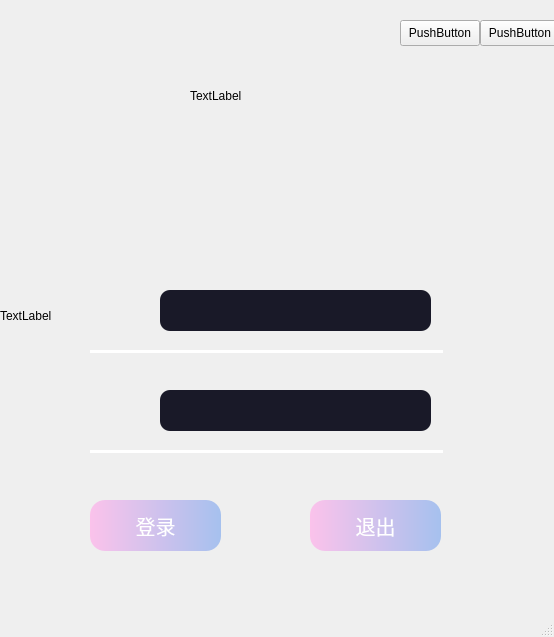
<?xml version="1.0" encoding="UTF-8"?>
<ui version="4.0">
 <class>Ui_Login</class>
 <widget class="QMainWindow" name="Ui_Login">
  <property name="geometry">
   <rect>
    <x>0</x>
    <y>0</y>
    <width>554</width>
    <height>637</height>
   </rect>
  </property>
  <property name="windowTitle">
   <string>MainWindow</string>
  </property>
  <widget class="QWidget" name="centralwidget">
   <widget class="QLabel" name="label_1">
    <property name="geometry">
     <rect>
      <x>190</x>
      <y>20</y>
      <width>161</width>
      <height>151</height>
     </rect>
    </property>
    <property name="text">
     <string>TextLabel</string>
    </property>
   </widget>
   <widget class="QPushButton" name="pushButton">
    <property name="geometry">
     <rect>
      <x>480</x>
      <y>20</y>
      <width>80</width>
      <height>26</height>
     </rect>
    </property>
    <property name="text">
     <string>PushButton</string>
    </property>
   </widget>
   <widget class="QPushButton" name="pushButton_2">
    <property name="geometry">
     <rect>
      <x>400</x>
      <y>20</y>
      <width>80</width>
      <height>26</height>
     </rect>
    </property>
    <property name="text">
     <string>PushButton</string>
    </property>
   </widget>
   <widget class="QLabel" name="label_3">
    <property name="geometry">
     <rect>
      <x>100</x>
      <y>390</y>
      <width>31</width>
      <height>31</height>
     </rect>
    </property>
    <property name="styleSheet">
     <string notr="true">color: rgb(231, 231, 231);
font: 15pt &quot;Verdana&quot;;</string>
    </property>
    <property name="text">
     <string>&lt;html&gt;&lt;head/&gt;&lt;body&gt;&lt;p&gt;&lt;br/&gt;&lt;/p&gt;&lt;/body&gt;&lt;/html&gt;</string>
    </property>
   </widget>
   <widget class="Line" name="line">
    <property name="geometry">
     <rect>
      <x>90</x>
      <y>350</y>
      <width>353</width>
      <height>3</height>
     </rect>
    </property>
    <property name="styleSheet">
     <string notr="true">border: 2px solid white;</string>
    </property>
    <property name="orientation">
     <enum>Qt::Horizontal</enum>
    </property>
   </widget>
   <widget class="QLineEdit" name="lineEdit_1">
    <property name="geometry">
     <rect>
      <x>160</x>
      <y>290</y>
      <width>271</width>
      <height>41</height>
     </rect>
    </property>
    <property name="minimumSize">
     <size>
      <width>0</width>
      <height>40</height>
     </size>
    </property>
    <property name="styleSheet">
     <string notr="true">QLineEdit {
      color: rgb(231, 231, 231);
      font: 15pt &quot;Verdana&quot;;
      border: None;
      border-bottom-color: white;
      border-radius: 10px;
      padding: 0 8px;
      background: rgb(25, 25, 40);
      selection-background-color: darkgray;
}</string>
    </property>
   </widget>
   <widget class="QLineEdit" name="lineEdit_2">
    <property name="geometry">
     <rect>
      <x>160</x>
      <y>390</y>
      <width>271</width>
      <height>41</height>
     </rect>
    </property>
    <property name="minimumSize">
     <size>
      <width>0</width>
      <height>40</height>
     </size>
    </property>
    <property name="cursor">
     <cursorShape>ArrowCursor</cursorShape>
    </property>
    <property name="styleSheet">
     <string notr="true">QLineEdit {
      color: rgb(231, 231, 231);
      font: 15pt &quot;Verdana&quot;;
      border: None;
      border-bottom-color: white;
      border-radius: 10px;
      padding: 0 8px;
      background: rgb(25, 25, 40);
      selection-background-color: darkgray;
}</string>
    </property>
   </widget>
   <widget class="QLabel" name="label_2">
    <property name="geometry">
     <rect>
      <x>100</x>
      <y>290</y>
      <width>31</width>
      <height>31</height>
     </rect>
    </property>
    <property name="styleSheet">
     <string notr="true">color: rgb(231, 231, 231);
font: 15pt &quot;Verdana&quot;;</string>
    </property>
    <property name="text">
     <string>&lt;html&gt;&lt;head/&gt;&lt;body&gt;&lt;p&gt;&lt;br/&gt;&lt;/p&gt;&lt;/body&gt;&lt;/html&gt;</string>
    </property>
   </widget>
   <widget class="Line" name="line_2">
    <property name="geometry">
     <rect>
      <x>90</x>
      <y>450</y>
      <width>353</width>
      <height>3</height>
     </rect>
    </property>
    <property name="styleSheet">
     <string notr="true">border: 2px solid white;</string>
    </property>
    <property name="orientation">
     <enum>Qt::Horizontal</enum>
    </property>
   </widget>
   <widget class="QPushButton" name="pushButton_3">
    <property name="geometry">
     <rect>
      <x>90</x>
      <y>500</y>
      <width>131</width>
      <height>51</height>
     </rect>
    </property>
    <property name="sizePolicy">
     <sizepolicy hsizetype="Preferred" vsizetype="Preferred">
      <horstretch>0</horstretch>
      <verstretch>0</verstretch>
     </sizepolicy>
    </property>
    <property name="maximumSize">
     <size>
      <width>16777215</width>
      <height>1000</height>
     </size>
    </property>
    <property name="layoutDirection">
     <enum>Qt::LeftToRight</enum>
    </property>
    <property name="styleSheet">
     <string notr="true">QPushButton{
    border:0px;
    height:30px;
    border-radius:15px;
    font-family:'Microsoft YaHei';
    font-size:20px;
	color:white;
    background-color:qlineargradient(spread:pad, x1:0, y1:0, x2:1, y2:0, stop:0 #fbc2eb, stop:1 #a6c1ee);
    }

 QPushButton:hover{
     background-color:qlineargradient(spread:pad, x1:0, y1:0, x2:1, y2:0, stop:0 #ffd2f0, stop:1 #b0cbf8);
 }
 
 QPushButton:pressed{
     background-color:qlineargradient(spread:pad, x1:0, y1:0, x2:1, y2:0, stop:0 #e1aad2, stop:1 #92adda);
     }</string>
    </property>
    <property name="text">
     <string>登录</string>
    </property>
    <property name="flat">
     <bool>false</bool>
    </property>
   </widget>
   <widget class="QPushButton" name="pushButton_4">
    <property name="geometry">
     <rect>
      <x>310</x>
      <y>500</y>
      <width>131</width>
      <height>51</height>
     </rect>
    </property>
    <property name="sizePolicy">
     <sizepolicy hsizetype="Preferred" vsizetype="Preferred">
      <horstretch>0</horstretch>
      <verstretch>0</verstretch>
     </sizepolicy>
    </property>
    <property name="maximumSize">
     <size>
      <width>16777215</width>
      <height>1000</height>
     </size>
    </property>
    <property name="layoutDirection">
     <enum>Qt::LeftToRight</enum>
    </property>
    <property name="styleSheet">
     <string notr="true">QPushButton{
    border:0px;
    height:30px;
    border-radius:15px;
    font-family:'Microsoft YaHei';
    font-size:20px;
	color:white;
    background-color:qlineargradient(spread:pad, x1:0, y1:0, x2:1, y2:0, stop:0 #fbc2eb, stop:1 #a6c1ee);
    }

 QPushButton:hover{
     background-color:qlineargradient(spread:pad, x1:0, y1:0, x2:1, y2:0, stop:0 #ffd2f0, stop:1 #b0cbf8);
 }
 
 QPushButton:pressed{
     background-color:qlineargradient(spread:pad, x1:0, y1:0, x2:1, y2:0, stop:0 #e1aad2, stop:1 #92adda);
     }</string>
    </property>
    <property name="text">
     <string>退出</string>
    </property>
    <property name="flat">
     <bool>false</bool>
    </property>
   </widget>
   <widget class="QLabel" name="label">
    <property name="geometry">
     <rect>
      <x>0</x>
      <y>0</y>
      <width>561</width>
      <height>631</height>
     </rect>
    </property>
    <property name="text">
     <string>TextLabel</string>
    </property>
   </widget>
  </widget>
  <widget class="QStatusBar" name="statusbar"/>
 </widget>
 <resources/>
 <connections/>
</ui>
